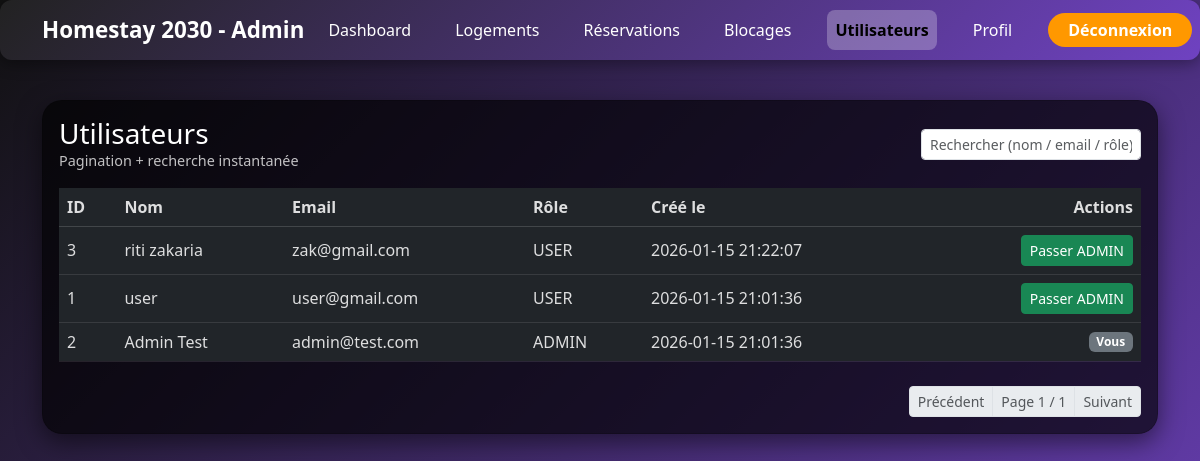
Screenshot of /admin_users.php (signed in) with the database file from the repository.
### tables this page shows
CREATE TABLE `users` (
  `id` int(11) NOT NULL,
  `nom` varchar(100) NOT NULL,
  `email` varchar(150) NOT NULL,
  `password` varchar(255) NOT NULL,
  `role` enum('USER','ADMIN') DEFAULT 'USER',
  `created_at` timestamp NOT NULL DEFAULT current_timestamp()
);

### admin_users.php (the view, shortened to what this page needs)
<?php
require 'db.php';
include 'admin_menu.php';
$per_page = 10;
$page = max(1, (int)($_GET['page'] ?? 1));
$offset = ($page - 1) * $per_page;
$total = (int)($pdo->query("SELECT COUNT(*) AS c FROM users")->fetch()['c'] ?? 0);
$pages = max(1, (int)ceil($total / $per_page));
$stmt = $pdo->prepare("SELECT id, nom, email, role, created_at FROM users ORDER BY created_at DESC LIMIT :lim OFFSET :off");
$stmt->bindValue(':lim', $per_page, PDO::PARAM_INT);
$stmt->bindValue(':off', $offset, PDO::PARAM_INT);
$stmt->execute();
$users = $stmt->fetchAll();
?>
<!DOCTYPE html>
<html lang="fr">
<head>
    <link href="https://cdn.jsdelivr.net/npm/bootstrap@5.3.0/dist/css/bootstrap.min.css" rel="stylesheet">
</head>
<body>
<div class="container py-4">
    <div class="card p-3">
        <div class="d-flex flex-wrap gap-2 justify-content-between align-items-center mb-3">
            <div>
                <h3 class="m-0">Utilisateurs</h3>
                <div class="muted" style="font-size:0.9rem">Pagination + recherche instantanée</div>
            </div>
            <div class="d-flex gap-2 align-items-center">
                <input id="liveSearch" type="text" class="form-control form-control-sm" placeholder="Rechercher (nom / email / rôle)…" style="max-width:320px">
            </div>
        </div>
        <div class="table-responsive">
            <table id="dataTable" class="table table-dark table-hover align-middle">
                <thead>
                    <tr>
                        <th>ID</th>
                        <th>Nom</th>
                        <th>Email</th>
                        <th>Rôle</th>
                        <th>Créé le</th>
                        <th class="text-end">Actions</th>
                    </tr>
                </thead>
                <tbody>
                <?php if (empty($users)): ?>
                    <tr><td colspan="6">Aucun utilisateur.</td></tr>
                <?php else: ?>
                    <?php foreach ($users as $u): ?>
                        <tr>
                            <td><?= (int)$u['id'] ?></td>
                            <td><?= htmlspecialchars($u['nom'] ?? '') ?></td>
                            <td><?= htmlspecialchars($u['email'] ?? '') ?></td>
                            <td><?= htmlspecialchars($u['role'] ?? '') ?></td>
                            <td><?= htmlspecialchars($u['created_at'] ?? '') ?></td>
                            <td class="text-end">
                                <?php if ((int)$u['id'] !== (int)($_SESSION['user_id'] ?? 0)): ?>
                                    <?php if (($u['role'] ?? 'USER') === 'USER'): ?>
                                        <a class="btn btn-sm btn-success" href="admin_user_role.php?id=<?= (int)$u['id'] ?>&role=ADMIN&redirect=admin_users.php?page=<?= (int)$page ?>">Passer ADMIN</a>
                                    <?php else: ?>
                                        <a class="btn btn-sm btn-warning" href="admin_user_role.php?id=<?= (int)$u['id'] ?>&role=USER&redirect=admin_users.php?page=<?= (int)$page ?>">Passer USER</a>
                                    <?php endif; ?>
                                <?php else: ?>
                                    <span class="badge bg-secondary">Vous</span>
                                <?php endif; ?>
                            </td>
                        </tr>
                    <?php endforeach; ?>
                <?php endif; ?>
                </tbody>
            </table>
        </div>
        <nav aria-label="Pagination" class="mt-2">
            <ul class="pagination pagination-sm justify-content-end m-0">
                <?php
                $prev = max(1, $page - 1);
                $next = min($pages, $page + 1);
                ?>
                <li class="page-item <?= $page<=1 ? 'disabled' : '' ?>">
                    <a class="page-link" href="admin_users.php?page=<?= (int)$prev ?>">Précédent</a>
                </li>
                <li class="page-item disabled"><a class="page-link" href="#">Page <?= (int)$page ?> / <?= (int)$pages ?></a></li>
                <li class="page-item <?= $page>=$pages ? 'disabled' : '' ?>">
                    <a class="page-link" href="admin_users.php?page=<?= (int)$next ?>">Suivant</a>
                </li>
            </ul>
        </nav>
    </div>
</div>
</body>
</html>

### admin_users.php (style rules this page uses)
body { background: linear-gradient(135deg, #111, #6f42c1); min-height: 100vh; font-family: 'Segoe UI', sans-serif; }
.card { border-radius: 20px; background-color: rgba(0,0,0,0.65); color: #fff; box-shadow: 0 8px 25px rgba(0,0,0,0.5); }
.table { color: #fff; }
.table thead th { color: rgba(255,255,255,0.85); border-bottom: 1px solid rgba(255,255,255,0.15); }
.table td { color: rgba(255,255,255,0.85); border-bottom: 1px solid rgba(255,255,255,0.10); }
.muted { color: rgba(255,255,255,0.75); }

### rows the page displays
users: id "3", nom "riti zakaria", email "zak@gmail.com", role "USER", created_at "2026-01-15 21:22:07"
users: id "1", nom "user", email "user@gmail.com", role "USER", created_at "2026-01-15 21:01:36"
users: id "2", nom "Admin Test", email "admin@test.com", role "ADMIN", created_at "2026-01-15 21:01:36", shows "Vous"

### other values shown
$page "1"
$pages "1"
